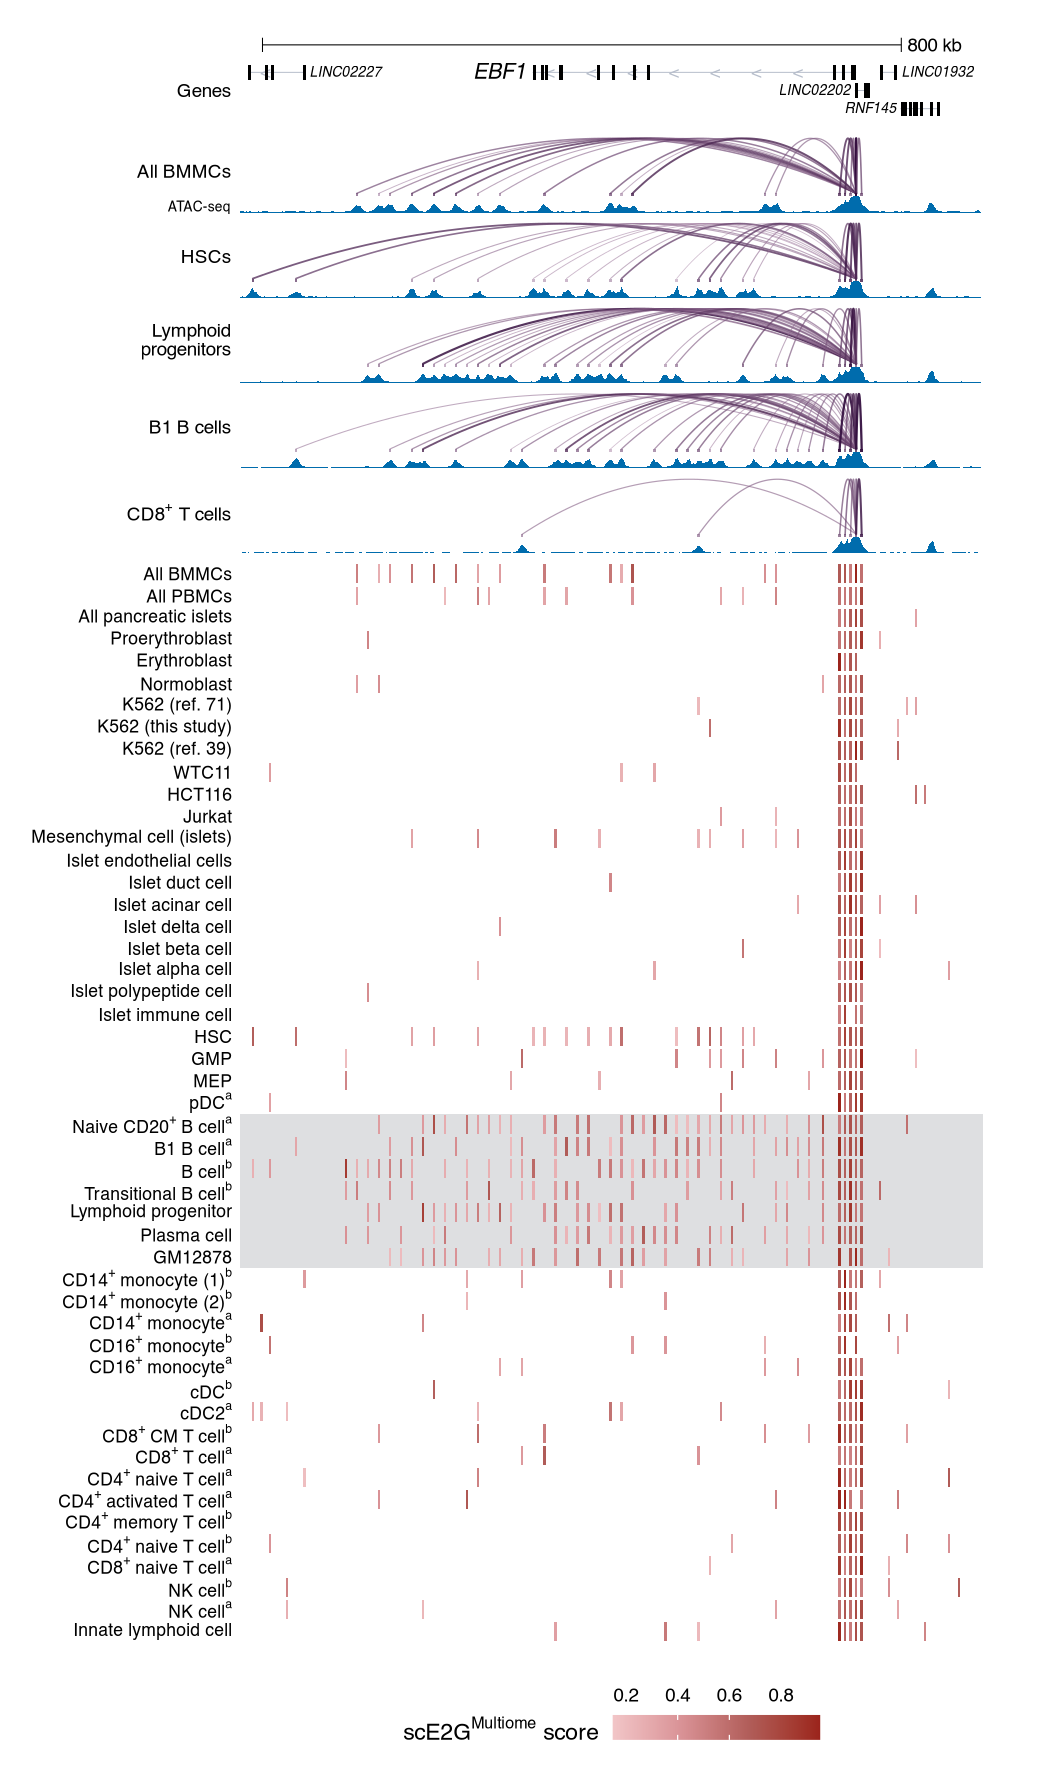

Here is the R script that generated this plot:
# Fig 1b — scE2G-Multiome predictions for EBF1 across BMMC cell types, as a locus plot.
#
# Layout (top to bottom), measured from the published panel (single column, 88 mm wide):
#   scale bar -> gene models (three rows) -> five cell-type rows, each arcs over a normalised
#   ATAC track -> 49-row cell-type x element heatmap with a grey band on the B-lineage rows ->
#   horizontal score colour bar. Arc colour AND width scale with the scE2G score; heatmap cells
#   use the same red ramp. Data here are simulated with the paper's structure (B-lineage rows carry
#   many distal enhancers, everything else mostly promoter-proximal); swap in real predictions by
#   replacing `elements`, `scores` and `atac`.
#
#   Rscript figures/fig1b_locus.R   # -> figures/fig1b_locus.{pdf,png}
suppressPackageStartupMessages({ library(ggplot2); library(dplyr); library(tidyr); library(patchwork) })
source("R/theme_sce2g.R")
set.seed(7)
S <- sce2g$type$size_pt; G <- sce2g$color$genomic; N <- sce2g$color$neutral
txt <- function(size = S$tick_label) size / .pt

# ---- genomic frame -----------------------------------------------------------------------------
# The published track spans 215.5 pt for chr1:158,330,000-159,250,000 (hg38); we keep that mapping so
# gene/element positions measured in pt convert directly to coordinates.
x0_pt <- 97.4; bp_per_pt <- 800e3 / (289.2 - 103.8)
gpos <- function(x_pt) 158330000 + (x_pt - x0_pt) * bp_per_pt
region <- c(gpos(97.4), gpos(312.9))

# label side follows Gviz: to the left of the gene unless that runs off the region (then right);
# the focal gene gets the larger label
genes <- tribble(
  ~name,        ~row, ~start_pt, ~end_pt, ~strand, ~side,   ~size,
  "LINC02227",   1,    99.7,      116.2,   "-",     "right", 3.3,
  "EBF1",        1,    182.2,     276.1,   "-",     "left",  5.1,
  "LINC01932",   1,    283.0,     288.0,   "+",     "right", 3.3,
  "LINC02202",   2,    275.7,     279.9,   "+",     "left",  3.3,
  "RNF145",      3,    289.0,     300.2,   "+",     "left",  3.3
) %>% mutate(start = gpos(start_pt), end = gpos(end_pt))
# exon (start, end) in pt, measured from the PDF; narrow ones widened to a 0.9 pt minimum so they print
exon_pt <- list(LINC02227 = c(99.7, 100.4, 104.6, 105.3, 106.2, 106.9, 115.6, 116.2),
                EBF1 = c(182.2, 183.2, 184.7, 185.4, 185.7, 186.8, 190.0, 190.7, 200.8, 201.4, 205.2, 205.8, 211.4, 212.0,
                         215.3, 215.9, 269.4, 270.0, 272.0, 272.6, 274.5, 276.1),
                LINC01932 = c(283.0, 283.6, 287.0, 288.0), LINC02202 = c(275.7, 276.3, 278.3, 278.9, 279.3, 279.9),
                RNF145 = c(289.0, 290.8, 291.5, 292.3, 292.7, 294.0, 294.5, 295.2, 297.5, 298.1, 299.5, 300.2))
exons <- bind_rows(lapply(names(exon_pt), function(g) { v <- exon_pt[[g]]; tibble(name = g, s_pt = v[c(TRUE, FALSE)], e_pt = v[c(FALSE, TRUE)]) })) %>%
  left_join(genes %>% select(name, row), by = "name") %>%
  mutate(e_pt = pmax(e_pt, s_pt + 0.9), x = gpos((s_pt + e_pt) / 2), w = (e_pt - s_pt) * bp_per_pt)
# strand chevrons along the intron line, every 18 pt, only where there is intron to draw on
chev <- genes %>% filter(end_pt - start_pt > 12) %>% rowwise() %>%
  reframe(name, row, strand, x_pt = seq(start_pt + 5, end_pt - 5, by = 12)) %>%
  anti_join(exons %>% transmute(name, s_pt, e_pt) %>% rowwise() %>% reframe(name, x_pt = seq(floor(s_pt) - 2, ceiling(e_pt) + 2)) %>% distinct(),
            by = c("name", "x_pt")) %>%   # drop chevrons that would sit on an exon
  mutate(x = gpos(x_pt))
tss <- gpos(276.1)   # EBF1 promoter (minus strand: TSS at the right end)

# ---- cell types (heatmap rows, top to bottom) --------------------------------------------------
# sup: a = BMMC source, b = PBMC source (as in the paper's row labels)
rows <- tribble(
  ~name, ~sup, ~lineage,
  "All BMMCs", "", "agg", "All PBMCs", "", "agg", "All pancreatic islets", "", "agg",
  "Proerythroblast", "", "ery", "Erythroblast", "", "ery", "Normoblast", "", "ery",
  "K562 (ref. 71)", "", "line", "K562 (this study)", "", "line", "K562 (ref. 39)", "", "line",
  "WTC11", "", "line", "HCT116", "", "line", "Jurkat", "", "line",
  "Mesenchymal cell (islets)", "", "islet", "Islet endothelial cells", "", "islet", "Islet duct cell", "", "islet",
  "Islet acinar cell", "", "islet", "Islet delta cell", "", "islet", "Islet beta cell", "", "islet",
  "Islet alpha cell", "", "islet", "Islet polypeptide cell", "", "islet", "Islet immune cell", "", "islet",
  "HSC", "", "prog", "GMP", "", "prog", "MEP", "", "prog", "pDC", "a", "myeloid",
  "Naive CD20+ B cell", "a", "B", "B1 B cell", "a", "B", "B cell", "b", "B", "Transitional B cell", "b", "B",
  "Lymphoid progenitor", "", "B", "Plasma cell", "", "B", "GM12878", "", "B",
  "CD14+ monocyte (1)", "b", "myeloid", "CD14+ monocyte (2)", "b", "myeloid", "CD14+ monocyte", "a", "myeloid",
  "CD16+ monocyte", "b", "myeloid", "CD16+ monocyte", "a", "myeloid", "cDC", "b", "myeloid", "cDC2", "a", "myeloid",
  "CD8+ CM T cell", "b", "T", "CD8+ T cell", "a", "T", "CD4+ naive T cell", "a", "T", "CD4+ activated T cell", "a", "T",
  "CD4+ memory T cell", "b", "T", "CD4+ naive T cell", "b", "T", "CD8+ naive T cell", "a", "T",
  "NK cell", "b", "T", "NK cell", "a", "T", "Innate lymphoid cell", "", "T"
) %>% mutate(id = row_number())
band_rows <- range(which(rows$lineage == "B"))   # the shaded B-lineage block

# plotmath label: "CD14+ monocyte (1)" with sup "b" -> paste("CD14"^"+", " monocyte (1)")^"b"
pm_label <- function(name, sup) {
  base <- if (grepl("\\+", name)) {
    p <- strsplit(name, "+", fixed = TRUE)[[1]]
    sprintf('paste("%s"^"+", "%s")', p[1], p[2])
  } else sprintf('"%s"', name)
  if (nzchar(sup)) sprintf("%s^\"%s\"", base, sup) else base
}
row_labels <- parse(text = mapply(pm_label, rows$name, rows$sup))

# ---- elements and scores (simulated) ------------------------------------------------------------
el_pt <- c(seq(101, 118, 2.5), seq(128, 265, 3.2), seq(266.5, 279, 1.6), seq(283, 296, 2.6), 303, 306)
elements <- tibble(el = seq_along(el_pt), x = gpos(el_pt),
                   prox = abs(el_pt - 276.1) < 6, distal_B = el_pt > 125 & el_pt < 268,
                   left = el_pt < 120, right = el_pt > 282)
lineage_p <- c(agg = .32, ery = .03, line = .02, islet = .02, prog = .08, myeloid = .05, B = .55, T = .04)
scores <- crossing(rows %>% select(id, lineage), elements) %>%
  mutate(lineage = ifelse(id == 3, "islet", lineage),
         p = case_when(prox ~ .95, distal_B ~ lineage_p[lineage], left ~ .05, right ~ .08, TRUE ~ .02),
         p = ifelse(id %in% c(13, 22, 23), pmax(p, .22 * distal_B), p),          # mesenchymal, HSC, GMP: scattered hits
         hit = runif(n()) < p,
         score = ifelse(hit, pmin(.95, .18 + rbeta(n(), 2, 5) * .8 + prox * .3), NA_real_)) %>%
  filter(hit)

# ---- five displayed cell-type rows: arcs + ATAC ------------------------------------------------
tracks <- tibble(ct = c("All BMMCs", "HSCs", "Lymphoid progenitors", "B1 B cells", "CD8+ T cells"),
                 lab = c('"All BMMCs"', '"HSCs"', '"progenitors"', '"B1 B cells"', '"CD8"^"+"~"T cells"'),
                 heat_id = c(1, 22, 30, 27, 41), k = 1:5)
arcs <- tracks %>% inner_join(scores %>% select(id, x, score), by = c("heat_id" = "id")) %>%
  filter(!(ct == "CD8+ T cells" & abs(x - tss) > 6e4 & runif(n()) < .5)) %>%
  transmute(k, x = x, xend = tss, score)
grid_bp <- seq(region[1], region[2], by = 2500)
atac <- crossing(tracks %>% select(k), tibble(x = grid_bp)) %>%
  left_join(arcs %>% group_by(k) %>% summarise(pk = list(x), .groups = "drop"), by = "k") %>%
  rowwise() %>%
  mutate(y = 0.04 + abs(rnorm(1, 0, .03)) +
           sum(exp(-((x - unlist(pk))^2) / (2 * 4000^2))) * runif(1, .25, .6) +
           exp(-((x - tss)^2) / (2 * 3500^2)) * .95 +                              # promoter peak in every row
           exp(-((x - gpos(298))^2) / (2 * 3500^2)) * runif(1, .3, .8)) %>%       # RNF145 promoter
  ungroup() %>% mutate(y = pmin(1, y))

# vertical layout of the track block (arbitrary units): each row = arcs (1.0) + ATAC (0.3) + gap
row_h <- 1.55; arc_h <- 1.0; atac_h <- 0.3; foot_h <- 0.055   # 0.786 pt at ~14 pt per unit
y_row <- function(k) 6.2 - (k - 1) * row_h   # row baseline (ATAC baseline)
y_genes <- c(8.75, 8.42, 8.09); y_scale <- 9.25
lbl_x <- region[1] - 12e3
p_tracks <- ggplot() +
  # scale bar
  annotate("segment", x = gpos(103.8), xend = gpos(289.2), y = y_scale, yend = y_scale, linewidth = pt_mm(.25)) +
  annotate("segment", x = c(gpos(103.8), gpos(289.2)), xend = c(gpos(103.8), gpos(289.2)), y = y_scale - .13, yend = y_scale + .13, linewidth = pt_mm(.25)) +
  annotate("text", x = gpos(291), y = y_scale, label = "800 kb", hjust = 0, size = txt(S$annotation), family = sce2g_font) +
  # genes: intron line, exon blocks, italic names
  geom_segment(data = genes, aes(x = start, xend = end, y = y_genes[row], yend = y_genes[row]), colour = "#B7BECB", linewidth = pt_mm(.25)) +
  geom_text(data = chev, aes(x, y_genes[row], label = ifelse(strand == "-", "<", ">")), colour = "#B7BECB", size = txt(4), family = sce2g_font, vjust = .45) +
  geom_tile(data = exons, aes(x = x, y = y_genes[row], width = w, height = .26), fill = "black") +
  geom_text(data = genes, aes(x = ifelse(side == "left", start - 1.6e3 * size, end + 1.6e3 * size), y = y_genes[row], label = name, hjust = ifelse(side == "left", 1, 0),
                              size = size / .pt), fontface = "italic", family = sce2g_font, vjust = .4) +
  scale_size_identity(guide = "none") +
  annotate("text", x = lbl_x, y = mean(y_genes), label = "Genes", hjust = 1, size = txt(S$annotation), family = sce2g_font) +
  # per cell type: arcs, then the ATAC ribbon on its baseline
  geom_path(data = arc_paths(arcs %>% select(x, xend, score, k), arc_h) %>% mutate(y = y + y_row(k) + atac_h + .05),
            aes(x, y, group = interaction(k, id), colour = score, linewidth = score, alpha = score), lineend = "round") +
  geom_tile(data = arcs, aes(x, y_row(k) + atac_h + .05 - foot_h / 2, width = 3000, height = foot_h, fill = score, alpha = score)) +   # 0.8 pt element feet
  scale_fill_gradientn(colours = G$arc_multiome, limits = c(0, 1), guide = "none") +
  geom_ribbon(data = atac %>% mutate(ymin = y_row(k), ymax = y_row(k) + y * atac_h), aes(x = x, ymin = ymin, ymax = ymax, group = k),
              fill = G$atac_track, colour = NA) +
  geom_text(data = tracks, aes(x = lbl_x, y = y_row(k) + atac_h + .45 - (k == 3) * .17, label = lab), hjust = 1, parse = TRUE,
            size = txt(S$annotation), family = sce2g_font) +
  annotate("text", x = lbl_x, y = y_row(3) + atac_h + .45 + .21, label = "Lymphoid", hjust = 1, size = txt(S$annotation), family = sce2g_font) +
  annotate("text", x = lbl_x, y = y_row(1) + .12, label = "ATAC-seq", hjust = 1, size = txt(3.3), family = sce2g_font) +
  scale_colour_gradientn(colours = G$arc_multiome, limits = c(0, 1), guide = "none") +
  scale_linewidth(range = pt_mm(c(sce2g$stroke_pt$arc_min, sce2g$stroke_pt$arc_max)), limits = c(0, 1), guide = "none") +
  scale_alpha(range = c(.35, 1), limits = c(0, 1), guide = "none") +
  coord_cartesian(xlim = region, ylim = c(y_row(5) - .05, y_scale + .25), expand = FALSE, clip = "off") +
  theme_void(base_family = sce2g_font) + theme(plot.margin = margin(2, 8, 1, 2))

# ---- heatmap ------------------------------------------------------------------------------------
el_w <- 3000
p_heat <- ggplot() +
  annotate("rect", xmin = -Inf, xmax = Inf, ymin = band_rows[2] + .5, ymax = band_rows[1] - .5, fill = G$row_highlight) +
  geom_tile(data = scores, aes(x, id, fill = score), width = el_w, height = .85) +
  scale_fill_gradientn(colours = sce2g$color$sequential$red[-1], limits = c(.15, .95), breaks = c(.2, .4, .6, .8),
                       name = expression(scE2G^Multiome ~ score), na.value = "white") +
  scale_y_reverse(breaks = rows$id, labels = row_labels, expand = c(0, 0)) +
  coord_cartesian(xlim = region, expand = FALSE, clip = "off") +
  labs(x = NULL, y = NULL) +
  theme_sce2g() +
  theme(axis.line = element_blank(), axis.ticks = element_blank(), axis.text.x = element_blank(),
        axis.text.y = element_text(size = S$heatmap_row_label_min, margin = margin(r = 2)),
        legend.position = "bottom", legend.direction = "horizontal", legend.title.position = "left",
        legend.title = element_text(size = S$legend, vjust = 0), legend.text = element_text(size = S$annotation),
        legend.key.height = unit(6, "pt"), legend.key.width = unit(10, "pt"), legend.text.position = "top",   # bar = 5 x key.width
        legend.margin = margin(4, 0, 0, 0),
        plot.margin = margin(1, 8, 2, 2)) +
  guides(fill = guide_colourbar(ticks.colour = "white", ticks.linewidth = pt_mm(.3), frame.colour = NA, draw.ulim = FALSE, draw.llim = FALSE))

# ---- assemble ------------------------------------------------------------------------------------
fig <- (p_tracks / p_heat) + plot_layout(heights = c(1.0, 2.05))
dir.create("figures", showWarnings = FALSE)
save_panel(fig, "figures/fig1b_locus.pdf", width_mm = sce2g$layout$single_column_mm, height_mm = 150)
save_panel(fig, "figures/fig1b_locus.png", width_mm = sce2g$layout$single_column_mm, height_mm = 150)
cat("wrote figures/fig1b_locus.{pdf,png}\n")
